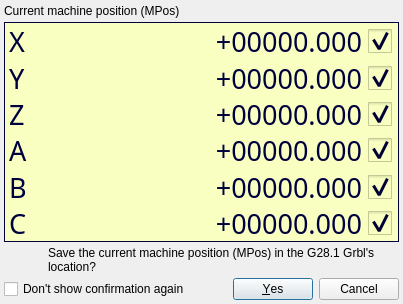
<?xml version="1.0" encoding="UTF-8"?>
<ui version="4.0">
 <class>dlgG28_30_1</class>
 <widget class="QDialog" name="dlgG28_30_1">
  <property name="geometry">
   <rect>
    <x>0</x>
    <y>0</y>
    <width>403</width>
    <height>304</height>
   </rect>
  </property>
  <property name="windowTitle">
   <string>Define G28.1 absolute position</string>
  </property>
  <property name="windowIcon">
   <iconset resource="cn5X.qrc">
    <normaloff>:/cn5X/images/XYZAB.svg</normaloff>:/cn5X/images/XYZAB.svg</iconset>
  </property>
  <layout class="QGridLayout" name="gridLayout_2">
   <property name="leftMargin">
    <number>4</number>
   </property>
   <property name="topMargin">
    <number>4</number>
   </property>
   <property name="rightMargin">
    <number>4</number>
   </property>
   <property name="bottomMargin">
    <number>4</number>
   </property>
   <property name="spacing">
    <number>4</number>
   </property>
   <item row="0" column="0" colspan="2">
    <widget class="QLabel" name="lblPosition">
     <property name="text">
      <string>Current machine position (MPos)</string>
     </property>
    </widget>
   </item>
   <item row="1" column="0" colspan="3">
    <widget class="QFrame" name="frmMPos">
     <property name="sizePolicy">
      <sizepolicy hsizetype="Expanding" vsizetype="Fixed">
       <horstretch>0</horstretch>
       <verstretch>0</verstretch>
      </sizepolicy>
     </property>
     <property name="minimumSize">
      <size>
       <width>0</width>
       <height>0</height>
      </size>
     </property>
     <property name="styleSheet">
      <string notr="true">background-color: rgb(248, 255, 192);
color: rgb(0, 0, 63);</string>
     </property>
     <property name="frameShape">
      <enum>QFrame::Box</enum>
     </property>
     <layout class="QGridLayout" name="gridLayout">
      <property name="leftMargin">
       <number>4</number>
      </property>
      <property name="topMargin">
       <number>0</number>
      </property>
      <property name="rightMargin">
       <number>0</number>
      </property>
      <property name="bottomMargin">
       <number>0</number>
      </property>
      <property name="spacing">
       <number>0</number>
      </property>
      <item row="0" column="0">
       <widget class="QLabel" name="lblLblPosX">
        <property name="sizePolicy">
         <sizepolicy hsizetype="Expanding" vsizetype="Fixed">
          <horstretch>1</horstretch>
          <verstretch>0</verstretch>
         </sizepolicy>
        </property>
        <property name="maximumSize">
         <size>
          <width>16777215</width>
          <height>16777215</height>
         </size>
        </property>
        <property name="font">
         <font>
          <family>LED Calculator</family>
          <pointsize>20</pointsize>
         </font>
        </property>
        <property name="text">
         <string notr="true">X</string>
        </property>
       </widget>
      </item>
      <item row="0" column="1">
       <widget class="QLabel" name="lblPosX">
        <property name="sizePolicy">
         <sizepolicy hsizetype="Expanding" vsizetype="Fixed">
          <horstretch>3</horstretch>
          <verstretch>0</verstretch>
         </sizepolicy>
        </property>
        <property name="minimumSize">
         <size>
          <width>0</width>
          <height>0</height>
         </size>
        </property>
        <property name="font">
         <font>
          <family>LED Calculator</family>
          <pointsize>20</pointsize>
         </font>
        </property>
        <property name="text">
         <string notr="true">+00000.000</string>
        </property>
        <property name="alignment">
         <set>Qt::AlignRight|Qt::AlignTrailing|Qt::AlignVCenter</set>
        </property>
       </widget>
      </item>
      <item row="0" column="2">
       <widget class="QCheckBox" name="chkPosX">
        <property name="font">
         <font>
          <family>LED Calculator</family>
          <pointsize>20</pointsize>
         </font>
        </property>
        <property name="toolTip">
         <string>Uncheck to keep this axis at its current position</string>
        </property>
        <property name="styleSheet">
         <string notr="true">QCheckBox{margin-left: 6px;}
QCheckBox::indicator{
	width: 24px;
	height: 24px;
}
QCheckBox::indicator:unchecked {
    image: url(:/cn5X/images/chkBoxUnChecked.svg);
}
QCheckBox::indicator:checked {
    image: url(:/cn5X/images/chkBoxChecked.svg);
}</string>
        </property>
        <property name="text">
         <string/>
        </property>
        <property name="iconSize">
         <size>
          <width>24</width>
          <height>24</height>
         </size>
        </property>
        <property name="checkable">
         <bool>true</bool>
        </property>
        <property name="checked">
         <bool>true</bool>
        </property>
       </widget>
      </item>
      <item row="1" column="0">
       <widget class="QLabel" name="lblLblPosY">
        <property name="sizePolicy">
         <sizepolicy hsizetype="Expanding" vsizetype="Fixed">
          <horstretch>1</horstretch>
          <verstretch>0</verstretch>
         </sizepolicy>
        </property>
        <property name="maximumSize">
         <size>
          <width>16777215</width>
          <height>16777215</height>
         </size>
        </property>
        <property name="font">
         <font>
          <family>LED Calculator</family>
          <pointsize>20</pointsize>
         </font>
        </property>
        <property name="text">
         <string notr="true">Y</string>
        </property>
       </widget>
      </item>
      <item row="1" column="1">
       <widget class="QLabel" name="lblPosY">
        <property name="sizePolicy">
         <sizepolicy hsizetype="Expanding" vsizetype="Fixed">
          <horstretch>3</horstretch>
          <verstretch>0</verstretch>
         </sizepolicy>
        </property>
        <property name="minimumSize">
         <size>
          <width>0</width>
          <height>0</height>
         </size>
        </property>
        <property name="font">
         <font>
          <family>LED Calculator</family>
          <pointsize>20</pointsize>
         </font>
        </property>
        <property name="text">
         <string notr="true">+00000.000</string>
        </property>
        <property name="alignment">
         <set>Qt::AlignRight|Qt::AlignTrailing|Qt::AlignVCenter</set>
        </property>
       </widget>
      </item>
      <item row="1" column="2">
       <widget class="QCheckBox" name="chkPosY">
        <property name="font">
         <font>
          <family>LED Calculator</family>
          <pointsize>20</pointsize>
         </font>
        </property>
        <property name="toolTip">
         <string>Uncheck to keep this axis at its current position</string>
        </property>
        <property name="styleSheet">
         <string notr="true">QCheckBox{margin-left: 6px;}
QCheckBox::indicator{
	width: 24px;
	height: 24px;
}
QCheckBox::indicator:unchecked {
    image: url(:/cn5X/images/chkBoxUnChecked.svg);
}
QCheckBox::indicator:checked {
    image: url(:/cn5X/images/chkBoxChecked.svg);
}</string>
        </property>
        <property name="text">
         <string/>
        </property>
        <property name="iconSize">
         <size>
          <width>24</width>
          <height>24</height>
         </size>
        </property>
        <property name="checkable">
         <bool>true</bool>
        </property>
        <property name="checked">
         <bool>true</bool>
        </property>
       </widget>
      </item>
      <item row="2" column="0">
       <widget class="QLabel" name="lblLblPosZ">
        <property name="sizePolicy">
         <sizepolicy hsizetype="Expanding" vsizetype="Fixed">
          <horstretch>1</horstretch>
          <verstretch>0</verstretch>
         </sizepolicy>
        </property>
        <property name="maximumSize">
         <size>
          <width>16777215</width>
          <height>16777215</height>
         </size>
        </property>
        <property name="font">
         <font>
          <family>LED Calculator</family>
          <pointsize>20</pointsize>
         </font>
        </property>
        <property name="text">
         <string notr="true">Z</string>
        </property>
       </widget>
      </item>
      <item row="2" column="1">
       <widget class="QLabel" name="lblPosZ">
        <property name="sizePolicy">
         <sizepolicy hsizetype="Expanding" vsizetype="Fixed">
          <horstretch>3</horstretch>
          <verstretch>0</verstretch>
         </sizepolicy>
        </property>
        <property name="minimumSize">
         <size>
          <width>0</width>
          <height>0</height>
         </size>
        </property>
        <property name="font">
         <font>
          <family>LED Calculator</family>
          <pointsize>20</pointsize>
         </font>
        </property>
        <property name="text">
         <string notr="true">+00000.000</string>
        </property>
        <property name="alignment">
         <set>Qt::AlignRight|Qt::AlignTrailing|Qt::AlignVCenter</set>
        </property>
       </widget>
      </item>
      <item row="2" column="2">
       <widget class="QCheckBox" name="chkPosZ">
        <property name="font">
         <font>
          <family>LED Calculator</family>
          <pointsize>20</pointsize>
         </font>
        </property>
        <property name="toolTip">
         <string>Uncheck to keep this axis at its current position</string>
        </property>
        <property name="styleSheet">
         <string notr="true">QCheckBox{margin-left: 6px;}
QCheckBox::indicator{
	width: 24px;
	height: 24px;
}
QCheckBox::indicator:unchecked {
    image: url(:/cn5X/images/chkBoxUnChecked.svg);
}
QCheckBox::indicator:checked {
    image: url(:/cn5X/images/chkBoxChecked.svg);
}</string>
        </property>
        <property name="text">
         <string/>
        </property>
        <property name="iconSize">
         <size>
          <width>24</width>
          <height>24</height>
         </size>
        </property>
        <property name="checkable">
         <bool>true</bool>
        </property>
        <property name="checked">
         <bool>true</bool>
        </property>
       </widget>
      </item>
      <item row="3" column="0">
       <widget class="QLabel" name="lblLblPosA">
        <property name="sizePolicy">
         <sizepolicy hsizetype="Expanding" vsizetype="Fixed">
          <horstretch>1</horstretch>
          <verstretch>0</verstretch>
         </sizepolicy>
        </property>
        <property name="maximumSize">
         <size>
          <width>16777215</width>
          <height>16777215</height>
         </size>
        </property>
        <property name="font">
         <font>
          <family>LED Calculator</family>
          <pointsize>20</pointsize>
         </font>
        </property>
        <property name="text">
         <string notr="true">A</string>
        </property>
       </widget>
      </item>
      <item row="3" column="1">
       <widget class="QLabel" name="lblPosA">
        <property name="sizePolicy">
         <sizepolicy hsizetype="Expanding" vsizetype="Fixed">
          <horstretch>3</horstretch>
          <verstretch>0</verstretch>
         </sizepolicy>
        </property>
        <property name="minimumSize">
         <size>
          <width>0</width>
          <height>0</height>
         </size>
        </property>
        <property name="font">
         <font>
          <family>LED Calculator</family>
          <pointsize>20</pointsize>
         </font>
        </property>
        <property name="text">
         <string notr="true">+00000.000</string>
        </property>
        <property name="alignment">
         <set>Qt::AlignRight|Qt::AlignTrailing|Qt::AlignVCenter</set>
        </property>
       </widget>
      </item>
      <item row="3" column="2">
       <widget class="QCheckBox" name="chkPosA">
        <property name="font">
         <font>
          <family>LED Calculator</family>
          <pointsize>20</pointsize>
         </font>
        </property>
        <property name="toolTip">
         <string>Uncheck to keep this axis at its current position</string>
        </property>
        <property name="styleSheet">
         <string notr="true">QCheckBox{margin-left: 6px;}
QCheckBox::indicator{
	width: 24px;
	height: 24px;
}
QCheckBox::indicator:unchecked {
    image: url(:/cn5X/images/chkBoxUnChecked.svg);
}
QCheckBox::indicator:checked {
    image: url(:/cn5X/images/chkBoxChecked.svg);
}</string>
        </property>
        <property name="text">
         <string/>
        </property>
        <property name="iconSize">
         <size>
          <width>24</width>
          <height>24</height>
         </size>
        </property>
        <property name="checkable">
         <bool>true</bool>
        </property>
        <property name="checked">
         <bool>true</bool>
        </property>
       </widget>
      </item>
      <item row="4" column="0">
       <widget class="QLabel" name="lblLblPosB">
        <property name="sizePolicy">
         <sizepolicy hsizetype="Expanding" vsizetype="Fixed">
          <horstretch>1</horstretch>
          <verstretch>0</verstretch>
         </sizepolicy>
        </property>
        <property name="maximumSize">
         <size>
          <width>16777215</width>
          <height>16777215</height>
         </size>
        </property>
        <property name="font">
         <font>
          <family>LED Calculator</family>
          <pointsize>20</pointsize>
         </font>
        </property>
        <property name="text">
         <string notr="true">B</string>
        </property>
       </widget>
      </item>
      <item row="4" column="1">
       <widget class="QLabel" name="lblPosB">
        <property name="sizePolicy">
         <sizepolicy hsizetype="Expanding" vsizetype="Fixed">
          <horstretch>3</horstretch>
          <verstretch>0</verstretch>
         </sizepolicy>
        </property>
        <property name="minimumSize">
         <size>
          <width>0</width>
          <height>0</height>
         </size>
        </property>
        <property name="font">
         <font>
          <family>LED Calculator</family>
          <pointsize>20</pointsize>
         </font>
        </property>
        <property name="text">
         <string notr="true">+00000.000</string>
        </property>
        <property name="alignment">
         <set>Qt::AlignRight|Qt::AlignTrailing|Qt::AlignVCenter</set>
        </property>
       </widget>
      </item>
      <item row="4" column="2">
       <widget class="QCheckBox" name="chkPosB">
        <property name="font">
         <font>
          <family>LED Calculator</family>
          <pointsize>20</pointsize>
         </font>
        </property>
        <property name="toolTip">
         <string>Uncheck to keep this axis at its current position</string>
        </property>
        <property name="styleSheet">
         <string notr="true">QCheckBox{margin-left: 6px;}
QCheckBox::indicator{
	width: 24px;
	height: 24px;
}
QCheckBox::indicator:unchecked {
    image: url(:/cn5X/images/chkBoxUnChecked.svg);
}
QCheckBox::indicator:checked {
    image: url(:/cn5X/images/chkBoxChecked.svg);
}</string>
        </property>
        <property name="text">
         <string/>
        </property>
        <property name="iconSize">
         <size>
          <width>24</width>
          <height>24</height>
         </size>
        </property>
        <property name="checkable">
         <bool>true</bool>
        </property>
        <property name="checked">
         <bool>true</bool>
        </property>
       </widget>
      </item>
      <item row="5" column="0">
       <widget class="QLabel" name="lblLblPosC">
        <property name="sizePolicy">
         <sizepolicy hsizetype="Expanding" vsizetype="Fixed">
          <horstretch>1</horstretch>
          <verstretch>0</verstretch>
         </sizepolicy>
        </property>
        <property name="maximumSize">
         <size>
          <width>16777215</width>
          <height>16777215</height>
         </size>
        </property>
        <property name="font">
         <font>
          <family>LED Calculator</family>
          <pointsize>20</pointsize>
         </font>
        </property>
        <property name="text">
         <string notr="true">C</string>
        </property>
       </widget>
      </item>
      <item row="5" column="1">
       <widget class="QLabel" name="lblPosC">
        <property name="sizePolicy">
         <sizepolicy hsizetype="Expanding" vsizetype="Fixed">
          <horstretch>3</horstretch>
          <verstretch>0</verstretch>
         </sizepolicy>
        </property>
        <property name="minimumSize">
         <size>
          <width>0</width>
          <height>0</height>
         </size>
        </property>
        <property name="font">
         <font>
          <family>LED Calculator</family>
          <pointsize>20</pointsize>
         </font>
        </property>
        <property name="text">
         <string notr="true">+00000.000</string>
        </property>
        <property name="alignment">
         <set>Qt::AlignRight|Qt::AlignTrailing|Qt::AlignVCenter</set>
        </property>
       </widget>
      </item>
      <item row="5" column="2">
       <widget class="QCheckBox" name="chkPosC">
        <property name="font">
         <font>
          <family>LED Calculator</family>
          <pointsize>20</pointsize>
         </font>
        </property>
        <property name="toolTip">
         <string>Uncheck to keep this axis at its current position</string>
        </property>
        <property name="styleSheet">
         <string notr="true">QCheckBox{margin-left: 6px;}
QCheckBox::indicator{
	width: 24px;
	height: 24px;
}
QCheckBox::indicator:unchecked {
    image: url(:/cn5X/images/chkBoxUnChecked.svg);
}
QCheckBox::indicator:checked {
    image: url(:/cn5X/images/chkBoxChecked.svg);
}</string>
        </property>
        <property name="text">
         <string/>
        </property>
        <property name="iconSize">
         <size>
          <width>24</width>
          <height>24</height>
         </size>
        </property>
        <property name="checkable">
         <bool>true</bool>
        </property>
        <property name="checked">
         <bool>true</bool>
        </property>
       </widget>
      </item>
     </layout>
    </widget>
   </item>
   <item row="2" column="0">
    <widget class="QPushButton" name="imageDeco">
     <property name="sizePolicy">
      <sizepolicy hsizetype="Fixed" vsizetype="Fixed">
       <horstretch>0</horstretch>
       <verstretch>0</verstretch>
      </sizepolicy>
     </property>
     <property name="text">
      <string/>
     </property>
     <property name="icon">
      <iconset resource="cn5X.qrc">
       <normaloff>:/cn5X/images/questionG28.svg</normaloff>:/cn5X/images/questionG28.svg</iconset>
     </property>
     <property name="iconSize">
      <size>
       <width>48</width>
       <height>48</height>
      </size>
     </property>
     <property name="autoDefault">
      <bool>false</bool>
     </property>
     <property name="flat">
      <bool>true</bool>
     </property>
    </widget>
   </item>
   <item row="2" column="1" colspan="2">
    <widget class="QLabel" name="lblMessage">
     <property name="text">
      <string>Save the current machine position (MPos) in the G28.1 Grbl's location?</string>
     </property>
     <property name="wordWrap">
      <bool>true</bool>
     </property>
    </widget>
   </item>
   <item row="3" column="0" colspan="2">
    <widget class="QCheckBox" name="chkDontShow">
     <property name="text">
      <string>Don't show confirmation again</string>
     </property>
    </widget>
   </item>
   <item row="3" column="2">
    <widget class="QDialogButtonBox" name="buttonBox">
     <property name="orientation">
      <enum>Qt::Horizontal</enum>
     </property>
     <property name="standardButtons">
      <set>QDialogButtonBox::Cancel|QDialogButtonBox::Yes</set>
     </property>
    </widget>
   </item>
  </layout>
 </widget>
 <resources>
  <include location="cn5X.qrc"/>
 </resources>
 <connections/>
</ui>
